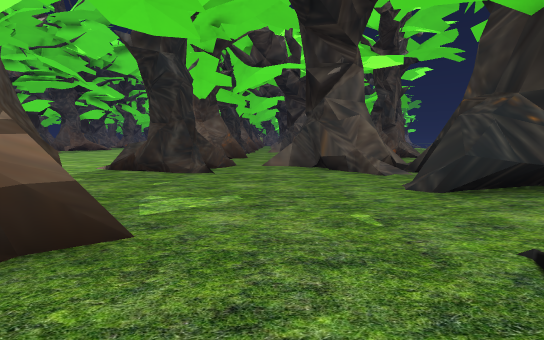
View 1 (above)

24 first-person views from a walk through a level from a Godot 3-D game. The camera is 1.3 m above the floor, tilts 6° down and sees 90° across. The floor is counted in squares, 1.73 m on a side. Each view is taken from the middle of a square. On the plan, view 1 faces up. The plan holds only what a view shows up to about 10 squares ahead; the rest is blank. The place goes on beyond the plan. Some surface patterns are stand-ins.

View 2
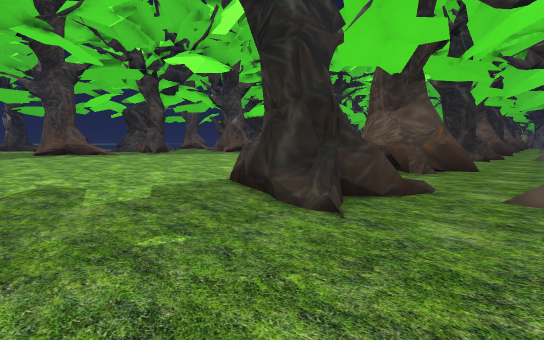

View 3
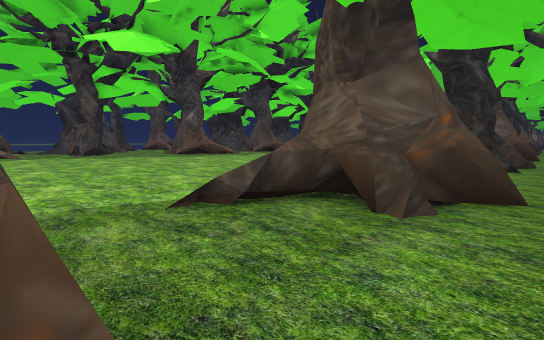

View 4
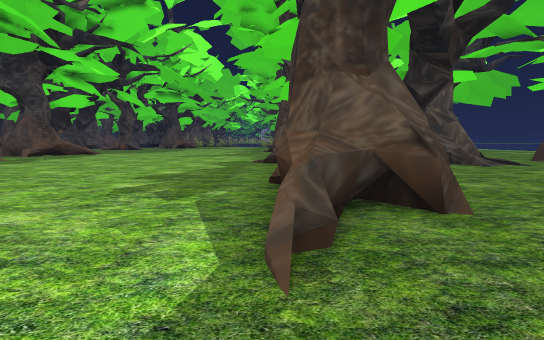

View 5
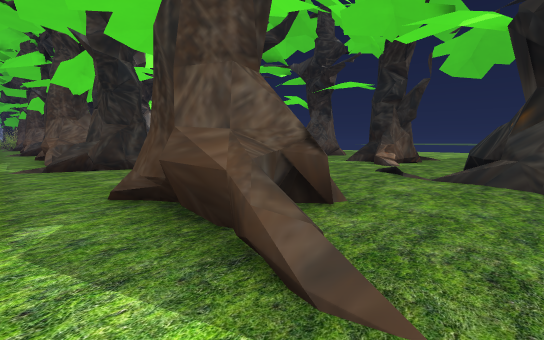

View 6
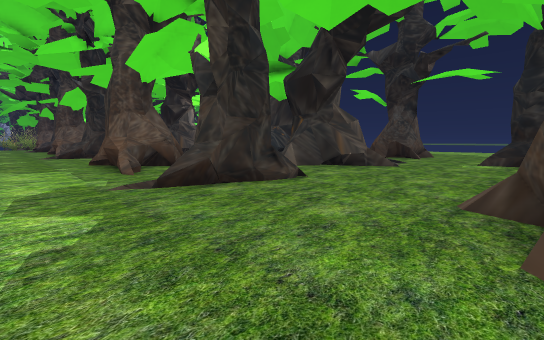

View 7
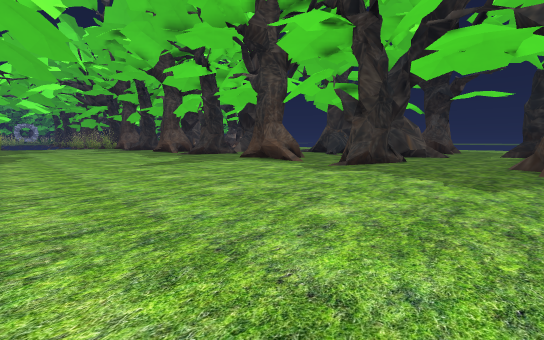

View 8
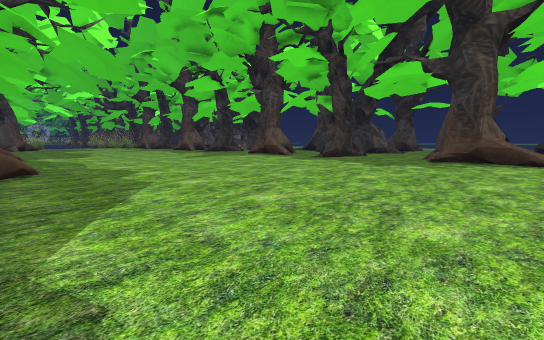

View 9
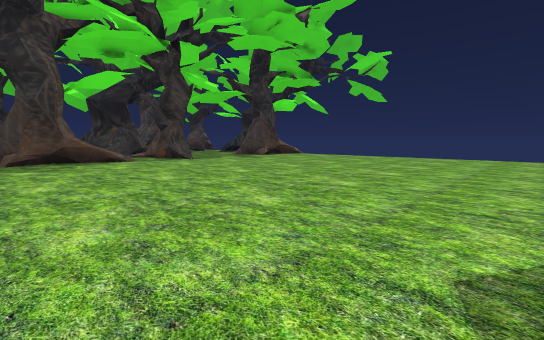

View 10
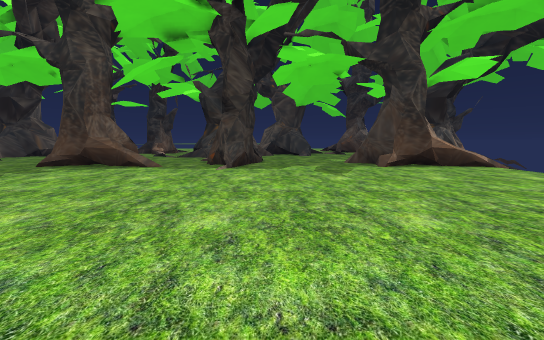

View 11
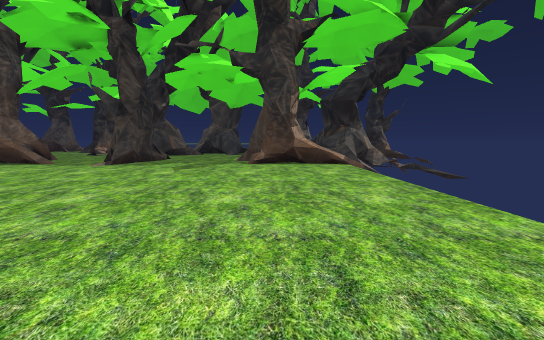

View 12
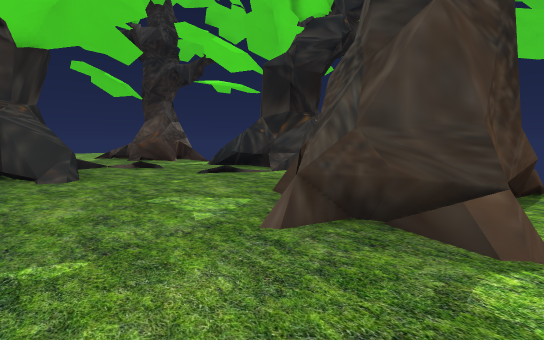

View 13
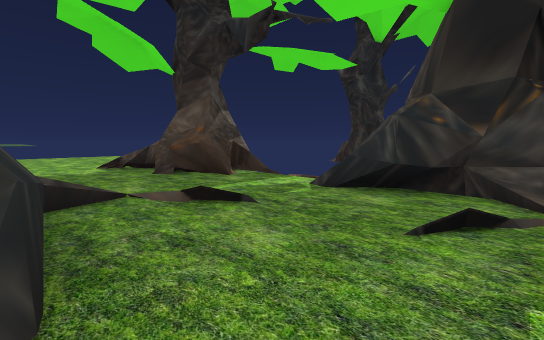

View 14
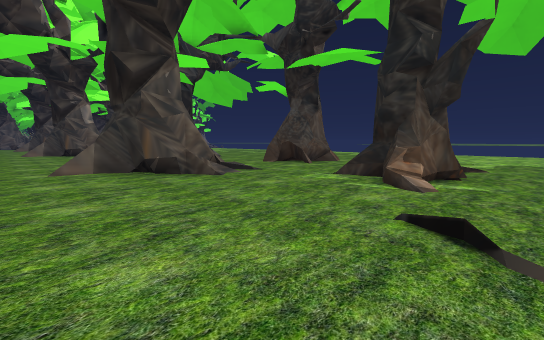

View 15
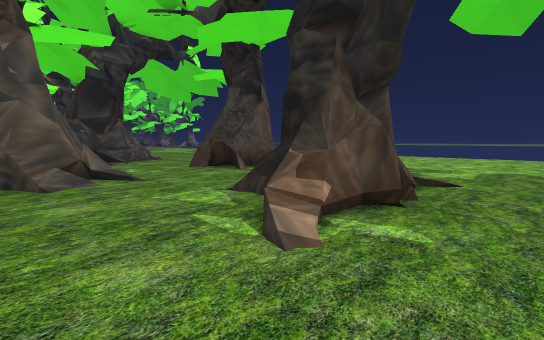

View 16
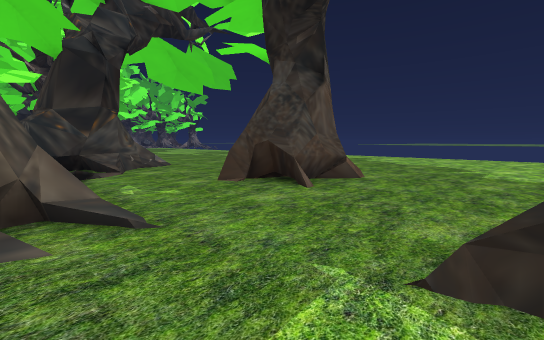

View 17
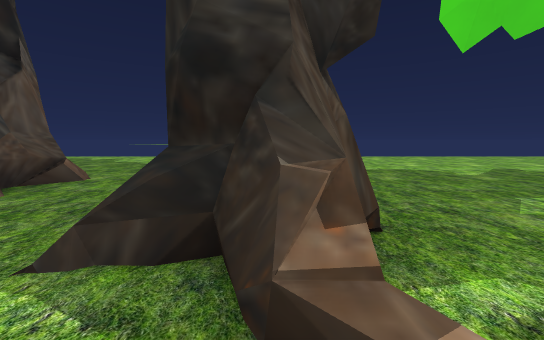

View 18
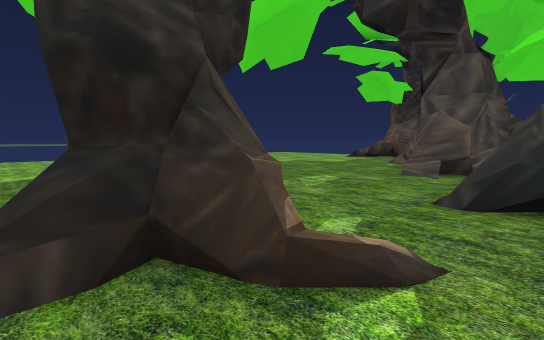

View 19
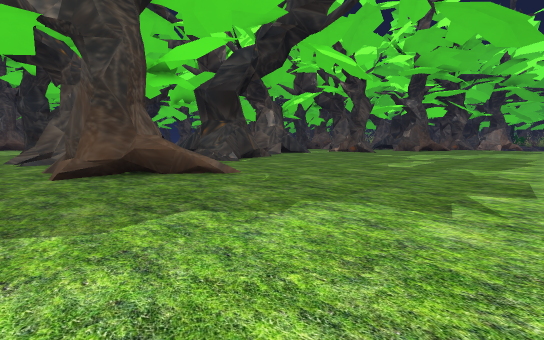

View 20
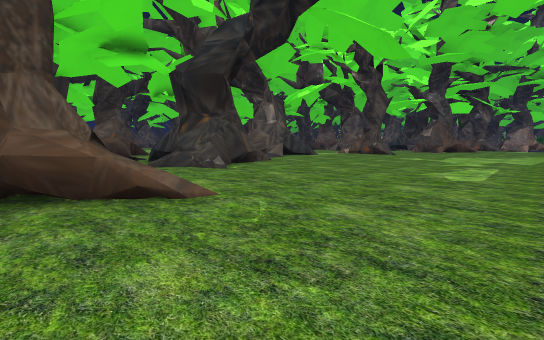

View 21
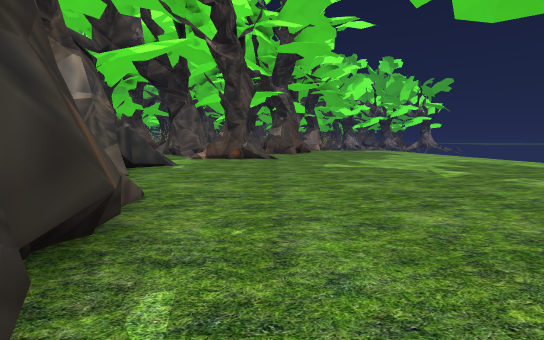

View 22
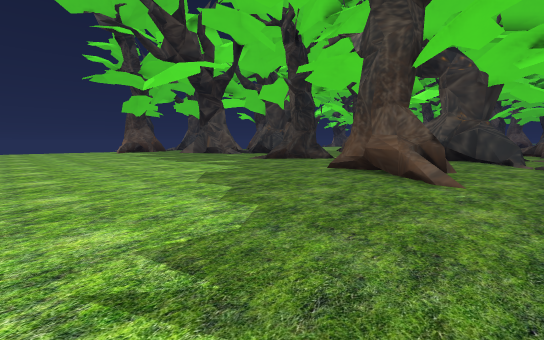

View 23
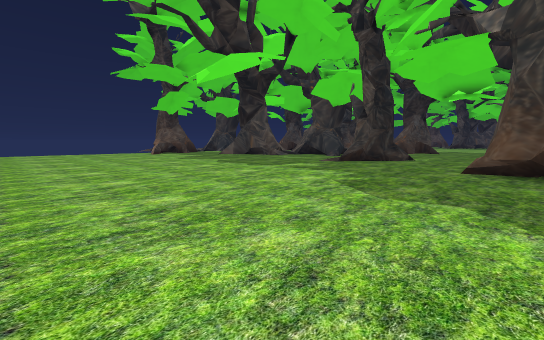

View 24
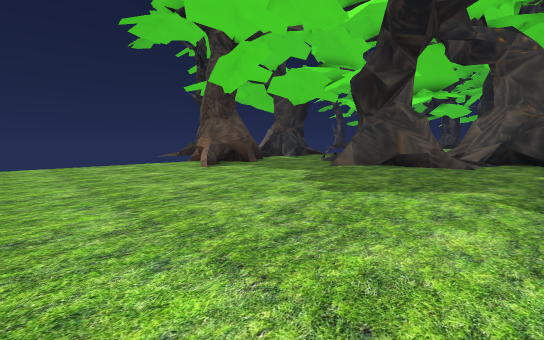

### Floor plan
Key: @ floor where view 1 was taken; # wall or solid block; . floor; / step, stairs or slope; = window, fence, low wall or low ledge.
Columns run from 15 left of view 1 to 16 right of it. Each row starts with its distance up from view 1.
 32                    .............
 31                    .............
 30                   #............
 29                   #............
 28                   #............
 27                    ............
 26    ..    ..         ...........
 25    ...   ...        #..........
 24 #  ....  ...  ..    ##.........
 23 #. ..... ..#  ..    ##.........
 22  ..........###..  ####.........
 21  ..........###../...#..........
 20  ..........#. .. ###.....#.....
 19  ............ .####...###......
 18   ..........##..###...###.......
 17  ..........###...##...##........
 16  ...............................
 15 ................................
 14 ....................# ..........
 13 ...........###.....###..........
 12 ...........###......##..........
 11 ...........###..#...............
 10 ...........#..../##.............
  9 ...............####.............
  8 ............##..####............
  7 ...........###..#####...........
  6 .................=####..........
  5 ..................####..........
  4 ..................####........
  3 ............##......#.........
  2 ...........###.....#.....#....
  1 ...........## ..#.....###.....
  0 .. ........#   @/##..####.....
 -1            #    ###   #

Where each view was taken, in squares from view 1:
view 1: 0 up, 0 right, facing up
view 2: 4 up, 0 right, facing up-left
view 3: 8 up, 1 left, facing up-left
view 4: 8 up, 4 left, facing up
view 5: 9 up, 5 left, facing up-right
view 6: 13 up, 6 left, facing up-right
view 7: 13 up, 12 left, facing up-right
view 8: 10 up, 15 left, facing up-right
view 9: 13 up, 15 left, facing down-right
view 10: 6 up, 12 left, facing right
view 11: 2 up, 13 left, facing right
view 12: 5 up, 4 left, facing down-right
view 13: 4 up, 1 right, facing down-right
view 14: 11 up, 1 left, facing up-right
view 15: 11 up, 2 right, facing up-right
view 16: 14 up, 3 right, facing up-right
view 17: 13 up, 3 right, facing right
view 18: 14 up, 3 right, facing down-right
view 19: 16 up, 15 right, facing up-left
view 20: 18 up, 13 right, facing up-left
view 21: 22 up, 7 right, facing up
view 22: 21 up, 15 right, facing down-left
view 23: 18 up, 16 right, facing down-left
view 24: 9 up, 14 right, facing down-left
